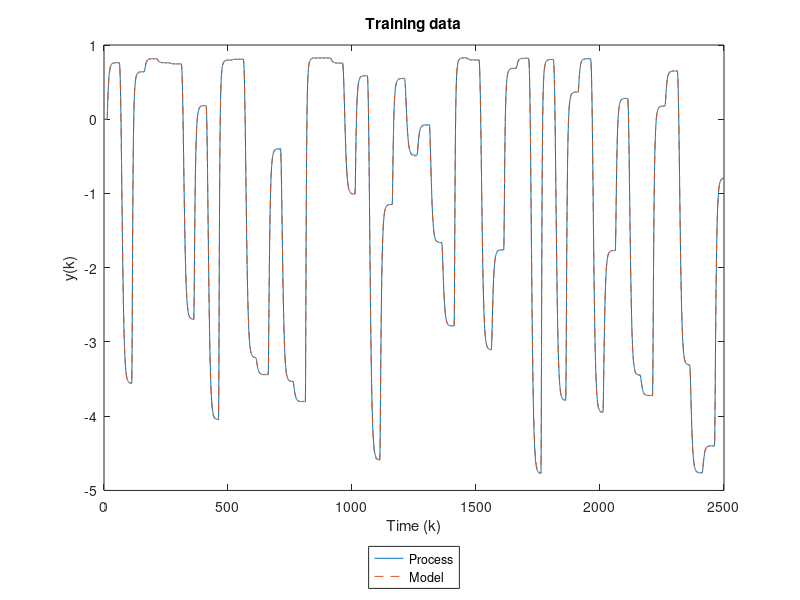
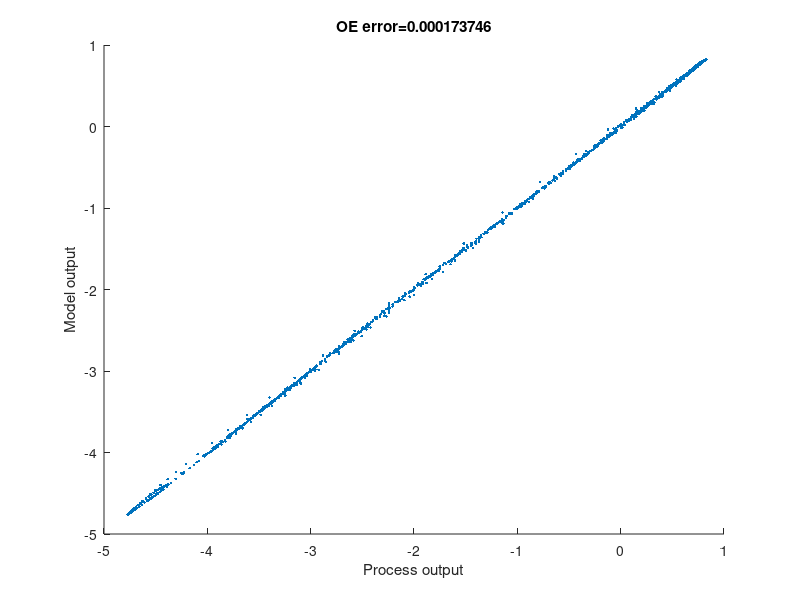
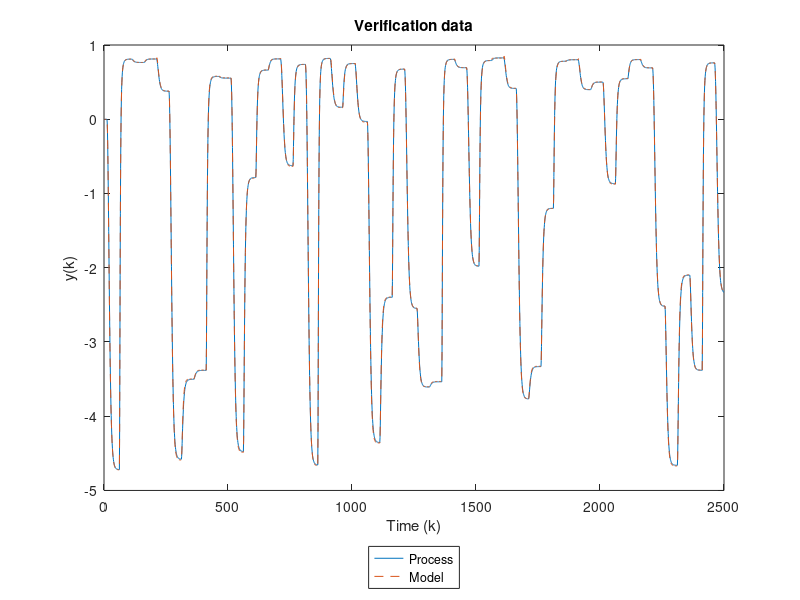
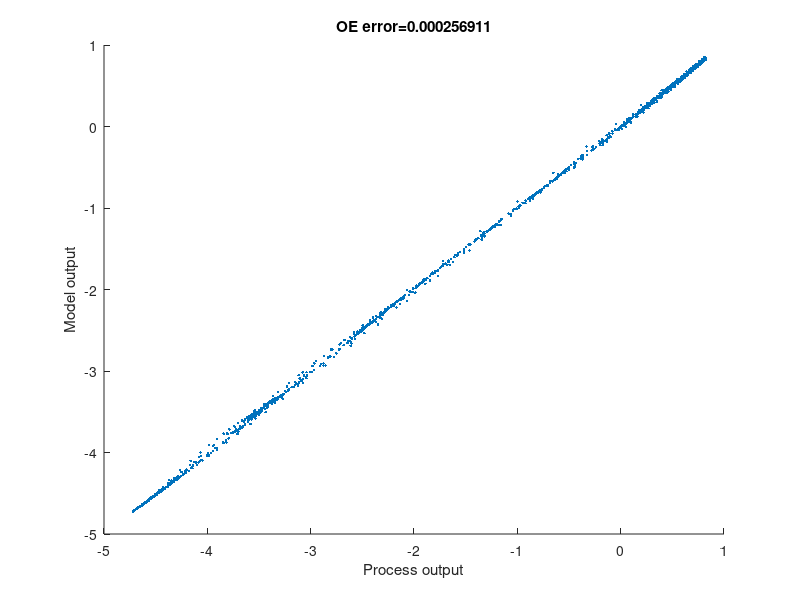

Write the MATLAB code that produced these figures, in order.
clear all;
% load('modele/model_1_neur_6.mat');
% load('modele/II_6_model_4.mat');
load('modele/III_2_model_1_trainlm.mat','w1','w10','w2','w20');
load('dane.mat');

model_num = 1;

ym_l_oe = process_data.y;
for k = 5:sim_data.sim_length
	in_l_oe = [sim_data.u(k-3) sim_data.u(k-4) ym_l_oe(k-1) ym_l_oe(k-2)]';
% 	in_l_oe = [sim_data.u(k-3) sim_data.u(k-4) process_data.y(k-1) process_data.y(k-2)]';
	ym_l_oe(k) = w20 + w2*tanh(w10+w1*in_l_oe);
end
lEoe = sum((ym_l_oe-process_data.y).^2)/length(ym_l_oe);

figure
str = 'Training data';
plot(process_data.y);
hold on;
plot(ym_l_oe,'--');
title(str);
xlabel('Time (k)');
ylabel('y(k)');
legend('Process','Model','location','southoutside');
print('choice_model_training','-dpng','-r400');

figure
scatter(process_data.y,ym_l_oe,'.');
title(sprintf('OE error=%d',lEoe));
xlabel('Process output');
ylabel('Model output');
print('choice_model_training_y','-dpng','-r400');

clear process_data sim_data;
load('dane_wer.mat');

ym_v_oe = process_data.y;
for k = 5:sim_data.sim_length
	in_v_oe = [sim_data.u(k-3) sim_data.u(k-4) ym_v_oe(k-1) ym_v_oe(k-2)]';
% 	in_v_oe = [sim_data.u(k-3) sim_data.u(k-4) process_data.y(k-1) process_data.y(k-2)]';
	ym_v_oe(k) = w20 + w2*tanh(w10+w1*in_v_oe);
end
vEoe = sum((ym_v_oe-process_data.y).^2)/length(ym_v_oe);

figure
str = 'Verification data';
plot(process_data.y);
hold on;
plot(ym_v_oe,'--');
title(str);
xlabel('Time (k)');
ylabel('y(k)');
legend('Process','Model','location','southoutside');
print('choice_model_ver','-dpng','-r400');

figure
scatter(process_data.y,ym_v_oe,'.');
title(sprintf('OE error=%d',vEoe));
xlabel('Process output');
ylabel('Model output');
print('choice_model_ver_y','-dpng','-r400');

